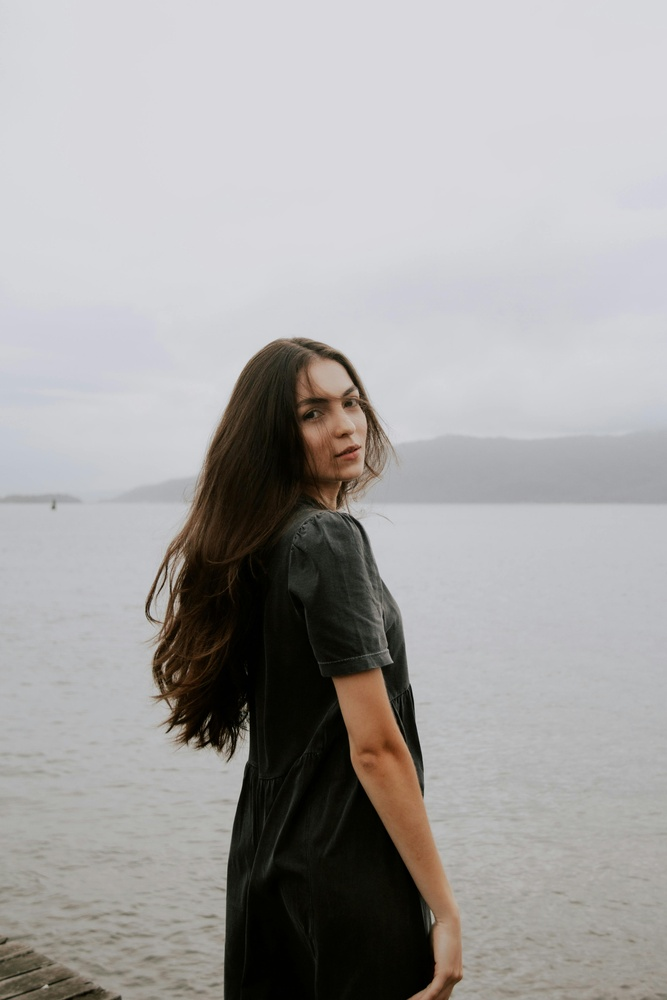
#> input picture Tarea1Parcial3/imagenes/pexels-adine-maceno-3278057-14888366.jpg, 667 x 1000 px, shrunk from 3360 x 5040 before the run, found by its file name; its folder holds only this picture in this run
$ python balanceo_centralizado.py
#> lines starting #> are read from the running program, lines starting #| are printed output that depends on the picture
import cv2
import numpy as np
import multiprocessing as mp
import time
import psutil
import os

def aplicar_filtro_bn(fragmento):
    """
    Convierte un fragmento de la imagen a blanco y negro.
    """
    return cv2.cvtColor(fragmento, cv2.COLOR_BGR2GRAY)

def procesar_parte(args):
    """
    Procesa un fragmento aplicando el filtro en blanco y negro.
    """
    indice, fragmento = args
    resultado = aplicar_filtro_bn(fragmento)
    return indice, resultado  # Retorna el resultado sin tiempo

def balanceo_centralizado(img_path, output_dir):
    """
    Implementa balanceo centralizado con nodo maestro.
    """
    print(f"🔵 Nodo maestro: Cargando imagen {img_path}...")

    imagen = cv2.imread(img_path)
#> imagen is the input picture: shape (1000, 667, 3); mean B, G, R 163.7, 164, 166
    if imagen is None:
        print(f"❌ Error: No se pudo cargar la imagen {img_path}. Verifica la ruta.")
        return

    height, width, _ = imagen.shape
#> height = 1000; width = 667
    num_procesos = min(mp.cpu_count(), height)  # No más procesos que filas
#> num_procesos = 2

    print(f"📊 Procesadores disponibles: {mp.cpu_count()}")
    print(f"🔄 Dividiendo imagen en {num_procesos} fragmentos...")
#> (printed output is left out)

    # Dividir la imagen en fragmentos según el número de procesos
    fragmentos = np.array_split(imagen, num_procesos, axis=0)
#> fragmentos = 2 items
    tareas = [(i, fragmento) for i, fragmento in enumerate(fragmentos)]
#> tareas = 2 items

    # Iniciar los procesos en paralelo
    with mp.Pool(processes=num_procesos) as pool:
        resultados = pool.map(procesar_parte, tareas)
#> resultados = 2 items

        # Cerrar el pool después de las tareas
        pool.close()
        pool.join()

    # Recopilando resultados
    print("📥 Nodo maestro: Recopilando resultados...")
    resultados.sort()  # Asegura el orden correcto
    imagen_final = np.vstack([frag for _, frag in resultados])
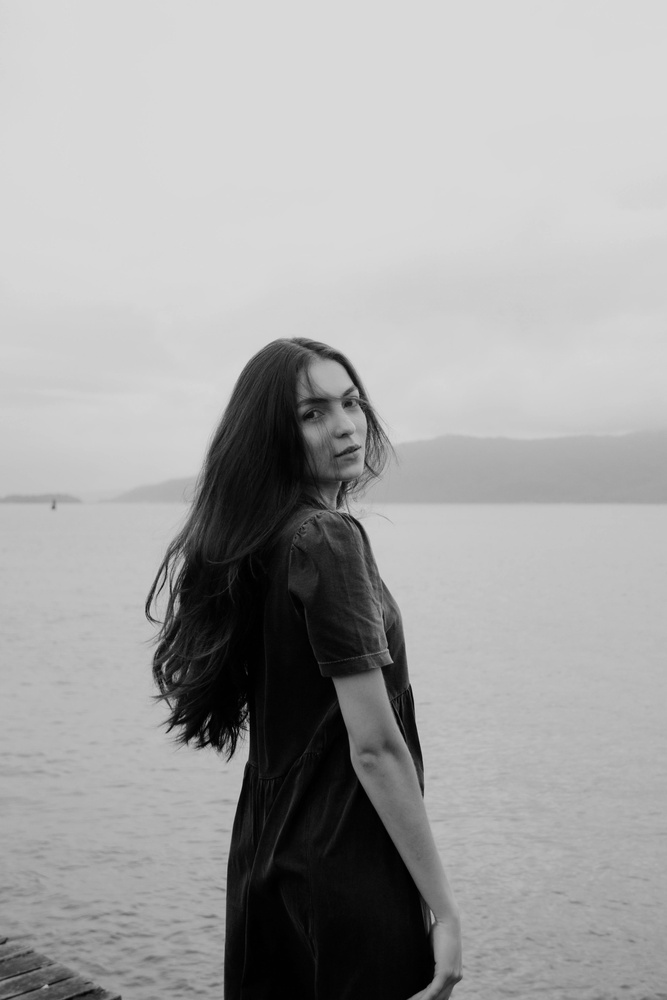
#> imagen_final: shape (1000, 667); min 0, max 218, mean 164.5

    # Convertir la imagen final de blanco y negro a BGR para guardarla correctamente
    imagen_final_bgr = cv2.cvtColor(imagen_final, cv2.COLOR_GRAY2BGR)

    # Ruta de salida
    output_path = os.path.join(output_dir, os.path.basename(img_path))
    cv2.imwrite(output_path, imagen_final_bgr)

    print(f"✅ Procesamiento completado para {img_path}. Imagen guardada como '{output_path}'.")

def procesar_imagenes_en_carpeta(carpeta_entrada, carpeta_salida):
    """
    Procesa todas las imágenes en la carpeta de entrada y guarda los resultados en la carpeta de salida.
    """
    if not os.path.exists(carpeta_salida):
        os.makedirs(carpeta_salida)

    # Obtener las rutas de todas las imágenes en la carpeta
    archivos = [f for f in os.listdir(carpeta_entrada) if f.lower().endswith(('jpg', 'jpeg', 'png', 'bmp'))]
    imagenes = [os.path.join(carpeta_entrada, archivo) for archivo in archivos]

    # Iniciar el tiempo total de procesamiento
    inicio_total = time.time()

    for img_path in imagenes:
        balanceo_centralizado(img_path, carpeta_salida)

    # Calcular el tiempo total de la tarea
    tiempo_total = time.time() - inicio_total
    print(f"⏰ Tiempo total de procesamiento para todas las imágenes: {tiempo_total:.4f} segundos.")

    # Mostrar estadísticas de rendimiento
    uso_cpu = psutil.cpu_percent(interval=1)
    print(f"💻 Uso de CPU durante el procesamiento: {uso_cpu}%")

if __name__ == "__main__":
    # Definir las rutas
    carpeta_entrada = r"C:\Users\Bryan406\Desktop\Paralela\Tarea1Parcial3\Paralela3Parcial\Tarea1Parcial3\imagenes"
    carpeta_salida = r"C:\Users\Bryan406\Desktop\Paralela\Tarea1Parcial3\Paralela3Parcial\Tarea1Parcial3\imagene_nodo_maestro"

    # Procesar todas las imágenes de la carpeta de entrada
    procesar_imagenes_en_carpeta(carpeta_entrada, carpeta_salida)
